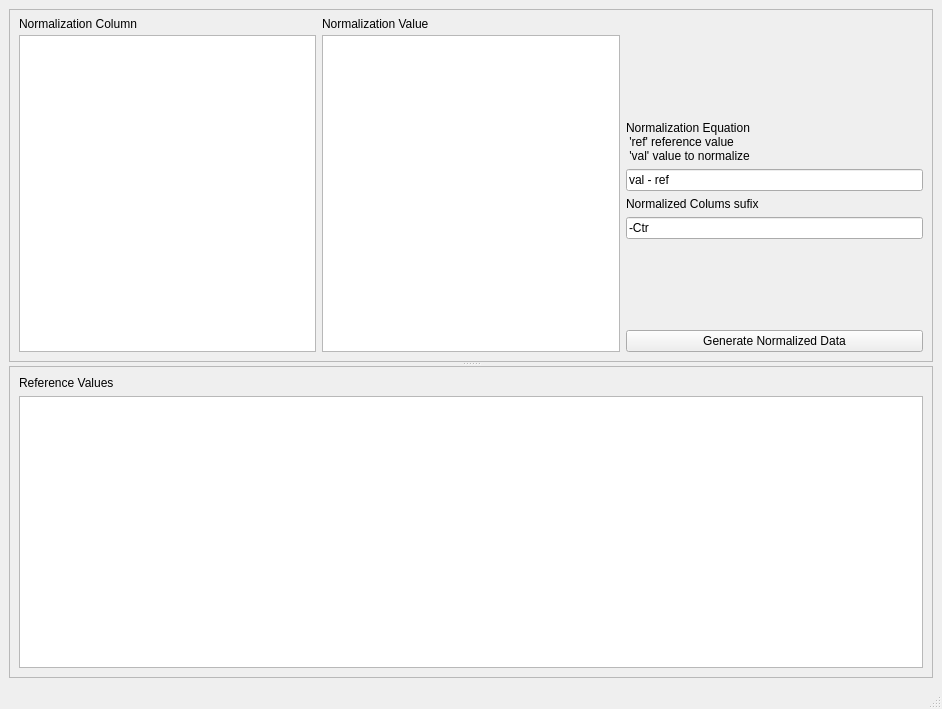
<?xml version="1.0" encoding="UTF-8"?>
<ui version="4.0">
 <class>MainWindow</class>
 <widget class="QMainWindow" name="MainWindow">
  <property name="geometry">
   <rect>
    <x>0</x>
    <y>0</y>
    <width>942</width>
    <height>709</height>
   </rect>
  </property>
  <property name="windowTitle">
   <string>MainWindow</string>
  </property>
  <widget class="QWidget" name="centralwidget">
   <layout class="QVBoxLayout" name="verticalLayout_2">
    <item>
     <widget class="QSplitter" name="splitter">
      <property name="orientation">
       <enum>Qt::Vertical</enum>
      </property>
      <widget class="QFrame" name="frame_2">
       <property name="frameShape">
        <enum>QFrame::StyledPanel</enum>
       </property>
       <property name="frameShadow">
        <enum>QFrame::Raised</enum>
       </property>
       <layout class="QGridLayout" name="gridLayout">
        <item row="0" column="0">
         <widget class="QLabel" name="label">
          <property name="maximumSize">
           <size>
            <width>16777215</width>
            <height>10</height>
           </size>
          </property>
          <property name="text">
           <string>Normalization Column</string>
          </property>
         </widget>
        </item>
        <item row="1" column="0">
         <widget class="QListWidget" name="LstColumn"/>
        </item>
        <item row="0" column="1" colspan="2">
         <widget class="QLabel" name="label_2">
          <property name="maximumSize">
           <size>
            <width>16777215</width>
            <height>10</height>
           </size>
          </property>
          <property name="text">
           <string>Normalization Value</string>
          </property>
         </widget>
        </item>
        <item row="1" column="2">
         <layout class="QVBoxLayout" name="verticalLayout_3">
          <item>
           <spacer name="verticalSpacer_3">
            <property name="orientation">
             <enum>Qt::Vertical</enum>
            </property>
            <property name="sizeHint" stdset="0">
             <size>
              <width>20</width>
              <height>40</height>
             </size>
            </property>
           </spacer>
          </item>
          <item>
           <widget class="QLabel" name="label_4">
            <property name="text">
             <string>Normalization Equation 
 'ref' reference value 
 'val' value to normalize </string>
            </property>
           </widget>
          </item>
          <item>
           <widget class="QLineEdit" name="TxtEquation">
            <property name="text">
             <string>val - ref</string>
            </property>
           </widget>
          </item>
          <item>
           <widget class="QLabel" name="label_5">
            <property name="text">
             <string>Normalized Colums sufix</string>
            </property>
           </widget>
          </item>
          <item>
           <widget class="QLineEdit" name="TxtSufix">
            <property name="text">
             <string>-Ctr</string>
            </property>
           </widget>
          </item>
          <item>
           <spacer name="verticalSpacer_2">
            <property name="orientation">
             <enum>Qt::Vertical</enum>
            </property>
            <property name="sizeHint" stdset="0">
             <size>
              <width>20</width>
              <height>40</height>
             </size>
            </property>
           </spacer>
          </item>
          <item>
           <widget class="QPushButton" name="ButGen">
            <property name="text">
             <string>Generate Normalized Data</string>
            </property>
           </widget>
          </item>
         </layout>
        </item>
        <item row="1" column="1">
         <widget class="QListWidget" name="LstValue"/>
        </item>
       </layout>
      </widget>
      <widget class="QFrame" name="frame">
       <property name="frameShape">
        <enum>QFrame::StyledPanel</enum>
       </property>
       <property name="frameShadow">
        <enum>QFrame::Raised</enum>
       </property>
       <layout class="QVBoxLayout" name="verticalLayout">
        <item>
         <widget class="QLabel" name="label_3">
          <property name="text">
           <string>Reference Values</string>
          </property>
         </widget>
        </item>
        <item>
         <widget class="QTableView" name="TblRefValues">
          <property name="minimumSize">
           <size>
            <width>250</width>
            <height>0</height>
           </size>
          </property>
          <property name="selectionMode">
           <enum>QAbstractItemView::ExtendedSelection</enum>
          </property>
         </widget>
        </item>
       </layout>
      </widget>
     </widget>
    </item>
   </layout>
  </widget>
  <widget class="QMenuBar" name="menubar">
   <property name="geometry">
    <rect>
     <x>0</x>
     <y>0</y>
     <width>942</width>
     <height>22</height>
    </rect>
   </property>
  </widget>
  <widget class="QStatusBar" name="statusbar"/>
 </widget>
 <resources/>
 <connections/>
</ui>
